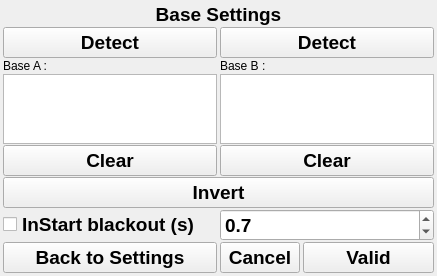
<?xml version="1.0" encoding="UTF-8"?>
<ui version="4.0">
 <class>WSettingsBase</class>
 <widget class="QWidget" name="WSettingsBase">
  <property name="geometry">
   <rect>
    <x>0</x>
    <y>0</y>
    <width>437</width>
    <height>264</height>
   </rect>
  </property>
  <property name="sizePolicy">
   <sizepolicy hsizetype="Preferred" vsizetype="Ignored">
    <horstretch>0</horstretch>
    <verstretch>0</verstretch>
   </sizepolicy>
  </property>
  <property name="windowTitle">
   <string>Form</string>
  </property>
  <layout class="QGridLayout" name="gridLayout">
   <property name="leftMargin">
    <number>3</number>
   </property>
   <property name="topMargin">
    <number>3</number>
   </property>
   <property name="rightMargin">
    <number>3</number>
   </property>
   <property name="bottomMargin">
    <number>3</number>
   </property>
   <property name="horizontalSpacing">
    <number>3</number>
   </property>
   <property name="verticalSpacing">
    <number>1</number>
   </property>
   <item row="1" column="0">
    <widget class="QPushButton" name="buttonBaseADetect">
     <property name="font">
      <font>
       <pointsize>14</pointsize>
       <weight>75</weight>
       <bold>true</bold>
      </font>
     </property>
     <property name="text">
      <string>Detect</string>
     </property>
    </widget>
   </item>
   <item row="4" column="0">
    <widget class="QPushButton" name="buttonClearA">
     <property name="font">
      <font>
       <pointsize>14</pointsize>
       <weight>75</weight>
       <bold>true</bold>
      </font>
     </property>
     <property name="text">
      <string>Clear</string>
     </property>
    </widget>
   </item>
   <item row="3" column="0">
    <widget class="QListWidget" name="listWidget_baseA">
     <property name="sizePolicy">
      <sizepolicy hsizetype="Expanding" vsizetype="Expanding">
       <horstretch>0</horstretch>
       <verstretch>0</verstretch>
      </sizepolicy>
     </property>
     <property name="font">
      <font>
       <pointsize>14</pointsize>
       <weight>75</weight>
       <bold>true</bold>
      </font>
     </property>
    </widget>
   </item>
   <item row="6" column="0">
    <widget class="QCheckBox" name="inStartBlackOut">
     <property name="font">
      <font>
       <pointsize>14</pointsize>
       <weight>75</weight>
       <bold>true</bold>
      </font>
     </property>
     <property name="text">
      <string>InStart blackout (s)</string>
     </property>
    </widget>
   </item>
   <item row="7" column="0">
    <widget class="QPushButton" name="btn_back">
     <property name="font">
      <font>
       <pointsize>14</pointsize>
       <weight>75</weight>
       <bold>true</bold>
      </font>
     </property>
     <property name="text">
      <string>Back to Settings</string>
     </property>
    </widget>
   </item>
   <item row="7" column="1">
    <widget class="QPushButton" name="btn_cancel">
     <property name="font">
      <font>
       <pointsize>14</pointsize>
       <weight>75</weight>
       <bold>true</bold>
      </font>
     </property>
     <property name="text">
      <string>Cancel</string>
     </property>
    </widget>
   </item>
   <item row="2" column="0">
    <widget class="QLabel" name="baseA_label">
     <property name="sizePolicy">
      <sizepolicy hsizetype="Fixed" vsizetype="Preferred">
       <horstretch>0</horstretch>
       <verstretch>0</verstretch>
      </sizepolicy>
     </property>
     <property name="minimumSize">
      <size>
       <width>2</width>
       <height>0</height>
      </size>
     </property>
     <property name="text">
      <string>Base A : </string>
     </property>
    </widget>
   </item>
   <item row="2" column="1">
    <widget class="QLabel" name="baseB_label">
     <property name="sizePolicy">
      <sizepolicy hsizetype="Fixed" vsizetype="Preferred">
       <horstretch>0</horstretch>
       <verstretch>0</verstretch>
      </sizepolicy>
     </property>
     <property name="minimumSize">
      <size>
       <width>2</width>
       <height>0</height>
      </size>
     </property>
     <property name="text">
      <string>Base B : </string>
     </property>
    </widget>
   </item>
   <item row="7" column="2">
    <widget class="QPushButton" name="btn_valid">
     <property name="font">
      <font>
       <pointsize>14</pointsize>
       <weight>75</weight>
       <bold>true</bold>
      </font>
     </property>
     <property name="text">
      <string>Valid</string>
     </property>
    </widget>
   </item>
   <item row="3" column="1" colspan="2">
    <widget class="QListWidget" name="listWidget_baseB">
     <property name="sizePolicy">
      <sizepolicy hsizetype="Expanding" vsizetype="Expanding">
       <horstretch>0</horstretch>
       <verstretch>0</verstretch>
      </sizepolicy>
     </property>
     <property name="font">
      <font>
       <pointsize>14</pointsize>
       <weight>75</weight>
       <bold>true</bold>
      </font>
     </property>
    </widget>
   </item>
   <item row="1" column="1" colspan="2">
    <widget class="QPushButton" name="buttonBaseBDetect">
     <property name="font">
      <font>
       <pointsize>14</pointsize>
       <weight>75</weight>
       <bold>true</bold>
      </font>
     </property>
     <property name="text">
      <string>Detect</string>
     </property>
    </widget>
   </item>
   <item row="0" column="0" colspan="3">
    <widget class="QLabel" name="label">
     <property name="font">
      <font>
       <pointsize>14</pointsize>
       <weight>75</weight>
       <bold>true</bold>
      </font>
     </property>
     <property name="text">
      <string>Base Settings</string>
     </property>
     <property name="alignment">
      <set>Qt::AlignCenter</set>
     </property>
    </widget>
   </item>
   <item row="4" column="1" colspan="2">
    <widget class="QPushButton" name="buttonClearB">
     <property name="font">
      <font>
       <pointsize>14</pointsize>
       <weight>75</weight>
       <bold>true</bold>
      </font>
     </property>
     <property name="text">
      <string>Clear</string>
     </property>
    </widget>
   </item>
   <item row="5" column="0" colspan="3">
    <widget class="QPushButton" name="buttonInvert">
     <property name="font">
      <font>
       <pointsize>14</pointsize>
       <weight>75</weight>
       <bold>true</bold>
      </font>
     </property>
     <property name="text">
      <string>Invert</string>
     </property>
    </widget>
   </item>
   <item row="6" column="1" colspan="2">
    <widget class="QDoubleSpinBox" name="inStartBlackOut_second">
     <property name="font">
      <font>
       <pointsize>14</pointsize>
       <weight>75</weight>
       <bold>true</bold>
      </font>
     </property>
     <property name="decimals">
      <number>1</number>
     </property>
     <property name="singleStep">
      <double>0.100000000000000</double>
     </property>
     <property name="value">
      <double>0.700000000000000</double>
     </property>
    </widget>
   </item>
  </layout>
 </widget>
 <resources/>
 <connections/>
</ui>
